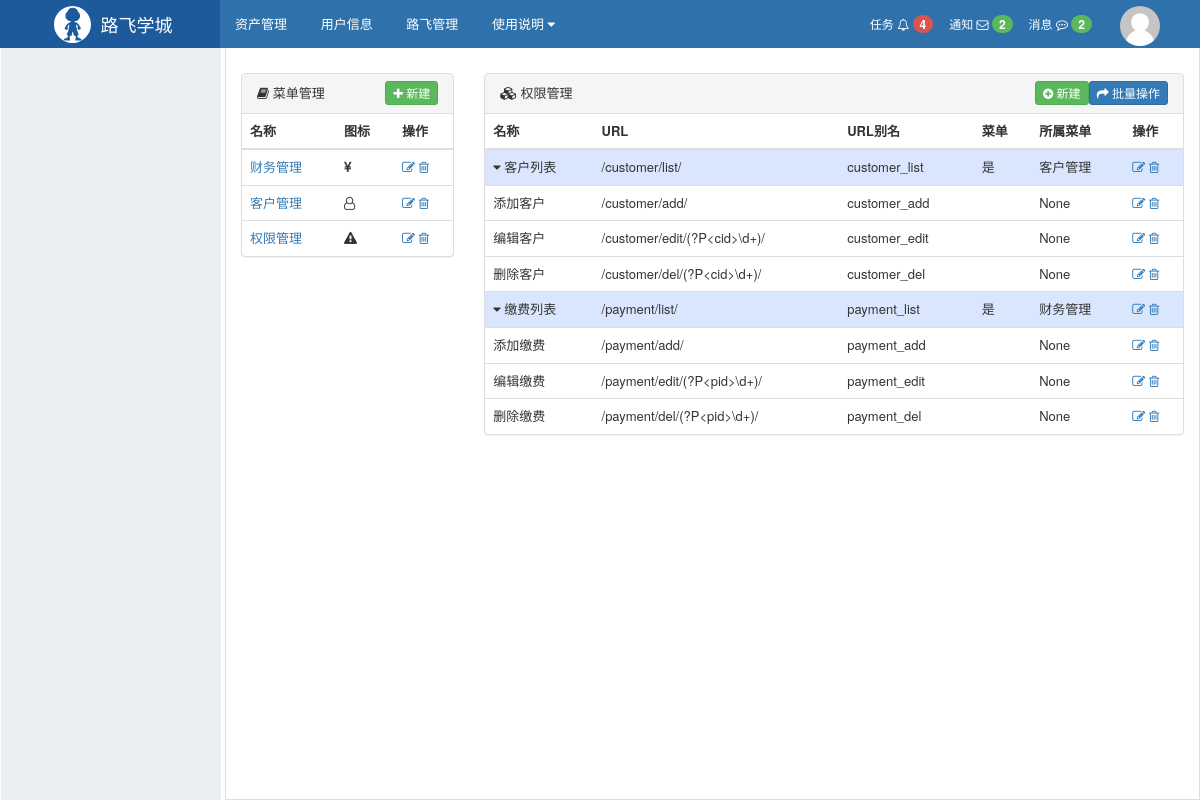
The app's page /rbac/menu/list/ with its own data.
### rbac/models.py (models this page shows, shortened)
class Menu(models.Model):
    title = models.CharField(max_length=32, verbose_name="菜单名")
    icon = models.CharField('图标', max_length=50)
    weight = models.IntegerField(default=1)

class Permission(models.Model):
    url = models.CharField('url地址', max_length=100)
    name = models.CharField('url别名', max_length=50,unique=True)
    title = models.CharField('标题', max_length=32)
    menu = models.ForeignKey('Menu', blank=True, null=True)
    parent = models.ForeignKey('self', blank=True, null=True)

### rbac/views.py (the view)
def menu_list(request):
    mid = request.GET.get('mid')
    all_menus = models.Menu.objects.all()
    if not mid:
        all_permissions = models.Permission.objects.all()
    else:
        all_permissions = models.Permission.objects.filter(Q(menu_id=mid)|Q(parent__menu_id=mid))
    """
    { id : {
                children： [ {}  {} ]
         }
    }

    """
    permission_dict = {}
    for i in all_permissions.values('id','title','url','name','menu_id','menu__title','parent_id'):
        menu_id = i.get('menu_id')
        if menu_id:
            permission_dict[i['id']] = i
            i['children'] = []
    for i in all_permissions.values('id','title','url','name','menu_id','menu__title','parent_id'):
        pid = i.get('parent_id')
        if pid:
            permission_dict[pid]['children'].append(i)
    print(permission_dict)
    return render(request, 'rbac/menu_list.html', {
        'all_menus': all_menus,
        'all_permissions': permission_dict.values(),
        'mid': mid
    })

### rbac/templates/rbac/menu_list.html (shortened to what this page needs)
{% extends 'layout.html' %}
{% block content %}
    <div style="margin-top: 25px;">
        <div class="col-lg-3">
            <div class="panel panel-default">
                <div class="panel-heading"><i class="fa fa-book"></i> 菜单管理
                    <a href="{% url 'menu_add' %}" class="btn btn-sm btn-success pull-right"
                       style="padding: 2px 7px;margin-top: -3px"> <i
                            class="fa fa-plus"></i> 新建</a>
                </div>
                <table class="table table-hover">
                    <thead>
                    <tr>
                        <th>名称</th>
                        <th>图标</th>
                        <th>操作</th>
                    </tr>
                    </thead>
                    <tbody class="menu-body">
                    {% for menu in all_menus %}
                        <tr class="{% if menu.pk|safe == mid %} active {% endif %}">
                            <td><a href="?mid={{ menu.pk }}">{{ menu.title }}</a></td>
                            <td><i class="fa {{ menu.icon }}"></i></td>
                            <td>
                                <a href="{% url 'menu_edit' menu.pk %}"> <i class="fa fa-edit"></i> </a>
                                <a href=""> <i class="fa fa-trash-o"></i> </a>
                            </td>
                        </tr>
                    {% endfor %}
                    </tbody>
                </table>
            </div>
        </div>
        <div class="col-lg-9">
            <div class="panel panel-default">
                <div class="panel-heading"><i class="fa fa-cubes"></i> 权限管理
                    <a href="" class="btn btn-sm btn-primary pull-right" style="padding: 2px 7px;margin-top: -3px"> <i
                            class="fa fa-mail-forward"></i> 批量操作</a>
                    <a href="" class="btn btn-sm btn-success pull-right" style="padding: 2px 7px;margin-top: -3px"> <i
                            class="fa fa-plus-circle"></i> 新建</a>
                </div>
                <table class="table table-hover">
                    <thead>
                    <tr>
                        <th>名称</th>
                        <th>URL</th>
                        <th>URL别名</th>
                        <th>菜单</th>
                        <th>所属菜单</th>
                        <th>操作</th>
                    </tr>
                    </thead>
                    <tbody class="permission-area">
                    {% for p_permission in all_permissions %}
                        <tr class="root">
                            <td class="title" id="{{ p_permission.id }}"><i
                                    class="fa fa-caret-down"></i> {{ p_permission.title }}</td>
                            <td>{{ p_permission.url }}</td>
                            <td>{{ p_permission.name }}</td>
                            <td> {% if p_permission.menu_id %}
                                是
                            {% endif %} </td>
                            <td>  {{ p_permission.menu__title }}  </td>
                            <td>
                                <a href=""> <i class="fa fa-edit"></i> </a>
                                <a href=""> <i class="fa fa-trash-o"></i> </a>
                            </td>
                        </tr>
                        {% for c_permission in p_permission.children %}
                            <tr pid="{{ c_permission.parent_id }}">
                                <td>{{ c_permission.title }}</td>
                                <td>{{ c_permission.url }}</td>
                                <td>{{ c_permission.name }}</td>
                                <td>  </td>
                                <td>  {{ c_permission.menu__title }}  </td>
                                <td>
                                    <a href=""> <i class="fa fa-edit"></i> </a>
                                    <a href=""> <i class="fa fa-trash-o"></i> </a>
                                </td>
                            </tr>
                        {% endfor %}
                    {% endfor %}
                    </tbody>
                </table>
            </div>
        </div>
    </div>
{% endblock %}

### web/static/css/commons.css (style rules this page uses)
body { margin: 0; }

### web/templates/layout.html (style rules this page uses)
body { margin: 0; }

### rbac/templates/rbac/menu_list.html (style rules this page uses)
.permission-area tr.root { background-color: #d9e6fd;; }

### records on screen
Menu: title "财务管理"
Menu: title "客户管理"
Menu: title "权限管理"
Permission: title "客户列表", url "/customer/list/", name "customer_list", shows "是", menu__title "客户管理"
Permission: title "添加客户", url "/customer/add/", name "customer_add", menu__title "None"
Permission: title "编辑客户", url "/customer/edit/(?P<cid>\\d+)/", name "customer_edit", menu__title "None"
Permission: title "删除客户", url "/customer/del/(?P<cid>\\d+)/", name "customer_del", menu__title "None"
Permission: title "缴费列表", url "/payment/list/", name "payment_list", shows "是", menu__title "财务管理"
Permission: title "添加缴费", url "/payment/add/", name "payment_add", menu__title "None"
Permission: title "编辑缴费", url "/payment/edit/(?P<pid>\\d+)/", name "payment_edit", menu__title "None"
Permission: title "删除缴费", url "/payment/del/(?P<pid>\\d+)/", name "payment_del", menu__title "None"
